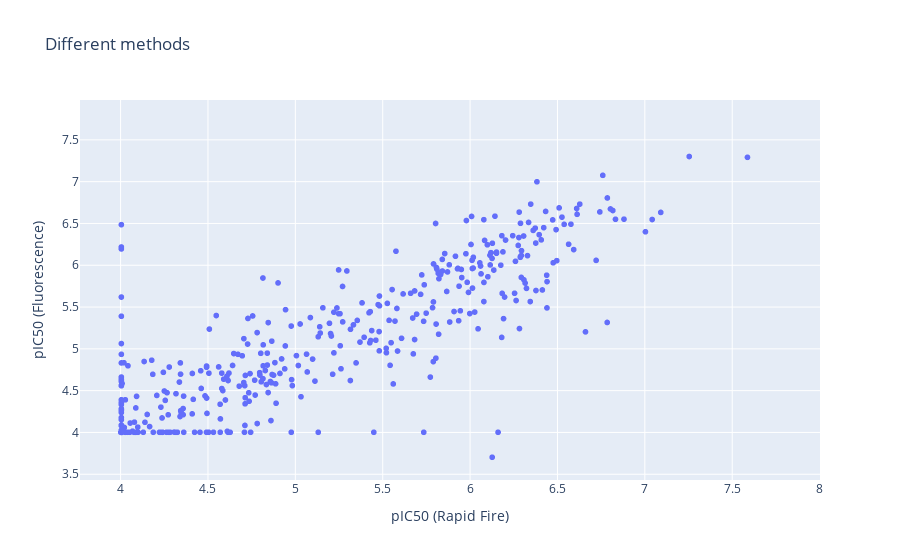

The notebook cell this image was saved under:
### Code cell
soak['pIC50 (Rapid Fire)'] = (soak['Rapid Fire avg IC50 (uM)']  / 1e6 ).apply(np.log10) * -1
soak['pIC50 (Fluorescence)'] = (soak['Fluorescence avg IC50 (uM)']  / 1e6 ).apply(np.log10) * -1

import plotly.express as px

px.scatter(soak.drop_duplicates('Compound ID', keep='last'), 'pIC50 (Rapid Fire)', 'pIC50 (Fluorescence)',
          title='Different methods')

### Figure 1 — Plotly figure (JSON) as saved in the notebook; plotly's stock layout.template omitted (floating-point values rounded to 4 significant figures; data arrays with more than 128 entries replaced by an {"elided": "..."} marker saying what was removed)
{"data": [{"hovertemplate": "pIC50 (Rapid Fire)=%{x}<br>pIC50 (Fluorescence)=%{y}<extra></extra>", "legendgroup": "", "marker": {"color": "#636efa", "symbol": "circle"}, "mode": "markers", "name": "", "showlegend": false, "type": "scattergl", "x": {"elided": "4542 float values"}, "xaxis": "x", "y": {"elided": "4542 float values"}, "yaxis": "y"}], "layout": {"autosize": true, "legend": {"tracegroupgap": 0}, "title": {"text": "Different methods"}, "xaxis": {"anchor": "y", "autorange": true, "domain": [0, 1], "range": [3.771, 7.999], "title": {"text": "pIC50 (Rapid Fire)"}, "type": "linear"}, "yaxis": {"anchor": "x", "autorange": true, "domain": [0, 1], "range": [3.425, 7.983], "title": {"text": "pIC50 (Fluorescence)"}, "type": "linear"}}}
